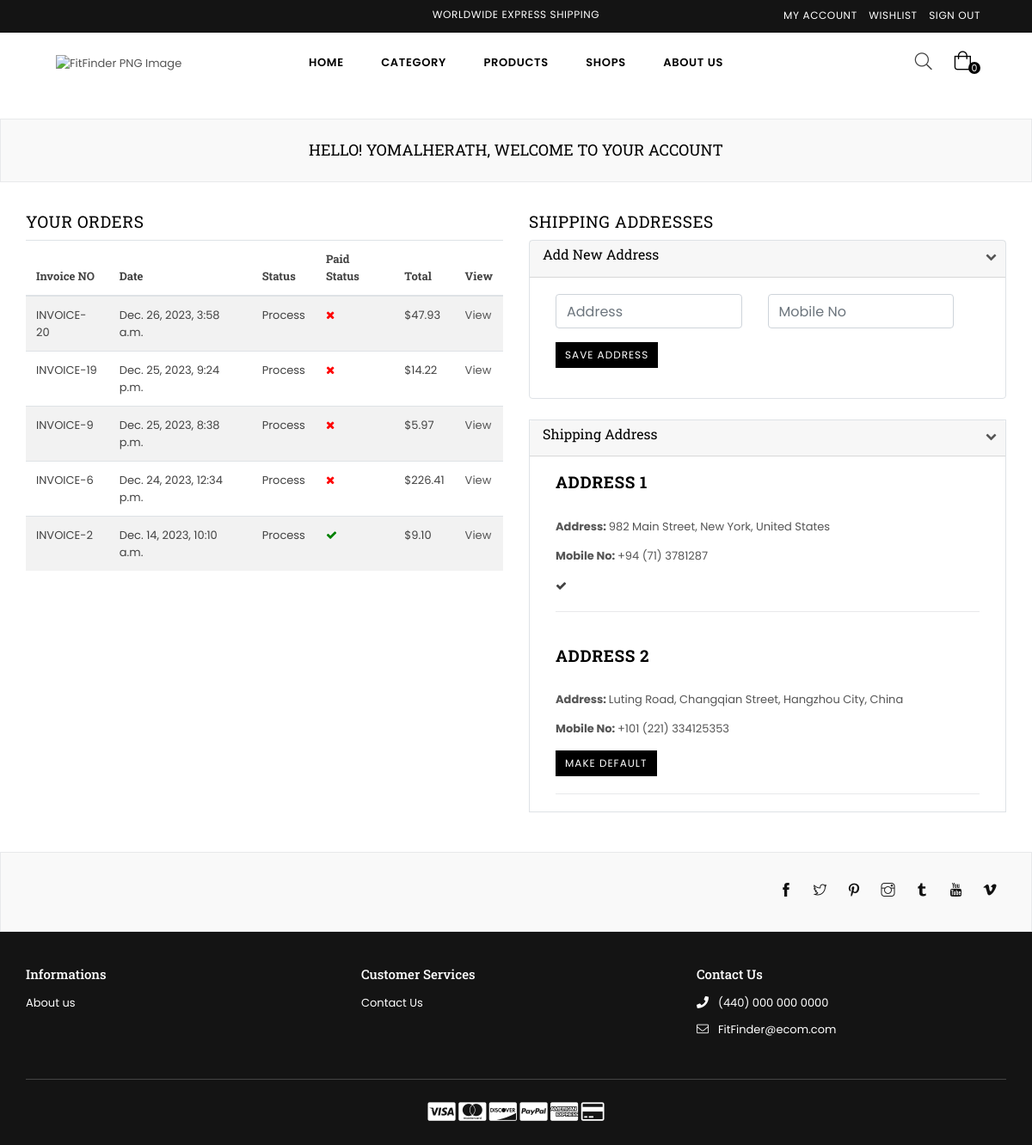
The page /dashboard/ (signed in) on the database its author committed.
### userauthentication/models.py (models this page shows)
class User(AbstractUser):
    email = models.EmailField(unique=True)
    username = models.CharField(max_length=100)
    bio = models.CharField(max_length=100)
    USERNAME_FIELD = "email"
    REQUIRED_FIELDS = ['username']
    def __str__(self):
        return self.username

### core/models.py (models this page shows)
class CartOrder(models.Model):
    user = models.ForeignKey(User, on_delete=models.CASCADE)
    price = models.DecimalField(max_digits=9999999999999, decimal_places=2, default="0.00")
    paid_status = models.BooleanField(default=False)
    order_date = models.DateTimeField(auto_now_add=True)
    product_status = models.CharField(choices=STATUS_CHOICE, max_length=30, default="process")
    class Meta:
        verbose_name_plural = "Cart Order"

class Address(models.Model):
    user = models.ForeignKey(User, on_delete=models.SET_NULL, null=True)
    address = models.CharField(max_length=100, null=True)
    status = models.BooleanField(default=False)
    mobile = models.CharField(max_length=200, null=True)
    class Meta:
        verbose_name_plural = "Addresses"

### core/views.py (the view, shortened to what this page needs)
# urls.py: path("dashboard/", customer_dashboard, name="dashboard"),
@login_required
def customer_dashboard(request):
    orders = CartOrder.objects.filter(user=request.user).order_by("-id")
    address = Address.objects.filter(user=request.user)
    context = {
        "orders": orders,
        "address": address,
    }
    return render(request, 'core/dashboard.html', context)

### core/context_processor.py (called while the page is built)
def default(request):
    categories = Category.objects.all()
    vendors = Vendor.objects.all()
    try:
        wishlist = Wishlist.objects.filter(user=request.user)
    except:
        messages.warrning(request, "You need to login before accessing your wishlist.")
        wishlist = 0
    try:
        address = Address.objects.get(user=request.user)
    except:
        address = None
    return{
        'categories': categories,
        'address': address,
        'vendors': vendors,
    }

### templates/core/dashboard.html (shortened to what this page needs)
{% extends 'partials/base.html' %}
{% load static %}
{% block content %}
    <div id="page-content">
    	<div class="page section-header text-center">
			<div class="page-title">
        		<div class="wrapper"><h1 class="page-width">Hello! {{request.user|title}}, Welcome to Your Account</h1></div>
      		</div>
		</div>
        <div class="container">
            <div class="row">
                <div class="col-6">
                    <h2>Your Orders</h2>
                    <div class="table-responsive-sm">
                        <table class="table table-striped">
                            <thead>
                                <tr>
                                    <th class="center">Invoice NO</th>
                                    <th class="center">Date</th>
                                    <th class="center">Status</th>
                                    <th class="center">Paid Status</th>
                                    <th class="center">Total</th>
                                    <th class="center">View</th>
                                </tr>
                            </thead>
                            <tbody>
                                {% for order in orders %}
                                <tr>
                                    <td class="center">INVOICE-{{ order.id }}</td>
                                    <td class="center">{{ order.order_date }}</td>
                                    <td class="center">{{ order.product_status|title }}</td>
                                    {% if order.paid_status == True %}
                                        <td class="center" style="color: green"><i class="fa fa-check"></i></td>
                                    {% else %}
                                        <td class="center" style="color: red"><i class="fa fa-times"></i></td>
                                    {% endif %}
                                    <td class="center">${{ order.price }}</td>
                                    <td class="center"><a href="{% url 'core:order-detail' order.id %}">View</a></td>
                                </tr>
                                {% endfor %}
                            </tbody>
                        </table>
                    </div>
                </div>
                <div class="col-6 col-sm-6 col-md-6 col-lg-6">
                	<h2 class="h2">Shipping Addresses</h2>
                    <div>
                        <form class="mb-4 rte-setting border rounded" method="POST">
                            <div class="card-header">
                                <h3 class="h3">Add New Address</h3>
                            </div>
                            <br>
                            <div class="row container">
                                <div class="form-group col-md-6">
                                    <input class="form-control" placeholder="Address" required type="text" name="address"/>
                                </div>
                                <div class="form-group col-md-6">
                                    <input class="form-control" placeholder="Mobile No" required type="text" name="mobile"/>
                                </div>
                                <div class="col-md-12">
                                    <button class="btn btn--small btn-black" type="submit" name="submit" value="Sumbit">Save Address</button>
                                </div>
                            </div>
                            <br/>
                        </form>
                    </div>
                    <div class="rte-setting border ">
                        <div class="card-header">
                            <h3 class="h3">Shipping Address</h3>
                        </div>
                        {% for a in address %}
                        <div class="rte-setting container">
                            <br/>
                            <h2 class="h2"><strong>Address {{ forloop.counter}}</strong></h2>
                            <br/>
                            <p><strong>Address: </strong>{{ a.address }}</p>
                            <p><strong>Mobile No: </strong>{{ a.mobile }}</p>
                            {% if a.status %}
                                <i data-address-id="{{ a.id }}" class="fa fa-check check{{ a.id }} check"></i>
                            {% else %}
                                <button data-address-id="{{ a.id }}" class="btn btn--small make-default-address button{{ a.id }} action_btn">Make Default</button>
                            {% endif %}
                            <hr>
                        </div>
                        {% endfor %}
                    </div>
                </div>
            </div>
        </div>
    </div>
{% endblock content %}

### rows shown on the page
User: user "YOMALHERATH"
CartOrder: id "20", order_date "Dec. 26, 2023, 3:58 a.m.", product_status "Process", paid_status False (drawn), price "47.93"
CartOrder: id "19", order_date "Dec. 25, 2023, 9:24 p.m.", product_status "Process", paid_status False (drawn), price "14.22"
CartOrder: id "9", order_date "Dec. 25, 2023, 8:38 p.m.", product_status "Process", paid_status False (drawn), price "5.97"
CartOrder: id "6", order_date "Dec. 24, 2023, 12:34 p.m.", product_status "Process", paid_status False (drawn), price "226.41"
CartOrder: id "2", order_date "Dec. 14, 2023, 10:10 a.m.", product_status "Process", paid_status True (drawn), price "9.10"
Address: address "982 Main Street, New York, United States", mobile "+94 (71) 3781287"
Address: address "Luting Road, Changqian Street, Hangzhou City, China", mobile "+101 (221) 334125353"

### other values the page prints
{{ request.session.cart_data_obj|length }} "0"
